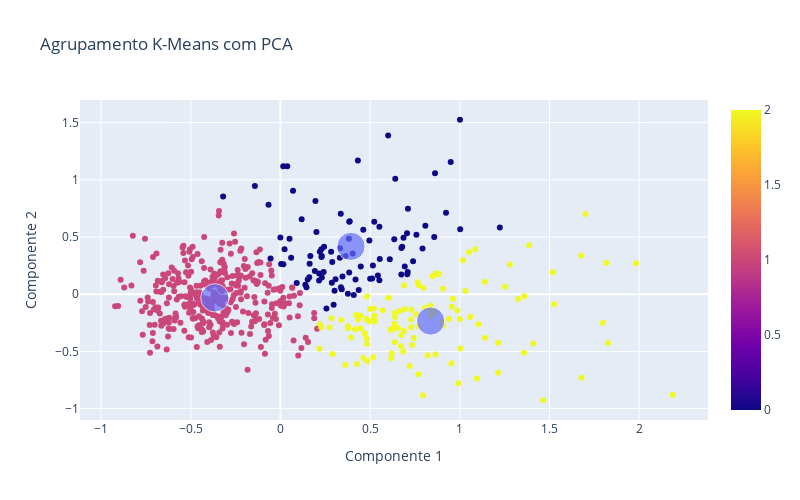

Notebook cell for this chart:
### Code cell
# Aplicar a análise de componentes principais (PCA) para reduzir a dimensionalidade
from sklearn.decomposition import PCA
pca = PCA(n_components = 2)
dados_pca = pca.fit_transform(x)

# Imprimir a variância explicada de cada componente principal
print(pca.explained_variance_ratio_)
print(pca.explained_variance_ratio_.sum())

# Aplicar o método Elbow nos dados reduzidos do PCA
print(elbow(dados_pca))

# Executar o algoritmo K-Means para agrupar os dados em 3 clusters
kmeans = KMeans(n_clusters=3,init="k-means++",random_state=0,max_iter = 500) #3 clusters
kmeans2 = kmeans.fit(dados_pca)

# Obter os centroides dos clusters e as etiquetas de agrupamento
centroides = kmeans2.cluster_centers_
agrupamento = kmeans2.labels_

# Plotar o gráfico de dispersão dos dados reduzidos do PCA com cores representando os clusters
import plotly.express as px
import plotly.graph_objects as go

graf1 = px.scatter(x=dados_pca[:,0], y=dados_pca[:,1], color=agrupamento)
graf2 = px.scatter(x=centroides[:,0], y=centroides[:,1], size = [15,15,15]) #size é o numero de cluster
graf3 = go.Figure(data = graf1.data + graf2.data)
graf3.update_layout(width=800,height=500,title_text='Agrupamento K-Means com PCA')
graf3.update_xaxes(title = 'Componente 1')
graf3.update_yaxes(title = 'Componente 2')

graf3.show()

### Figure 1 — Plotly figure (JSON) as saved in the notebook; plotly's stock layout.template omitted (floating-point values rounded to 4 significant figures; data arrays with more than 128 entries replaced by an {"elided": "..."} marker saying what was removed)
{"data": [{"hovertemplate": "x=%{x}<br>y=%{y}<br>color=%{marker.color}<extra></extra>", "legendgroup": "", "marker": {"color": {"elided": "569 int values"}, "coloraxis": "coloraxis", "symbol": "circle"}, "mode": "markers", "name": "", "orientation": "v", "showlegend": false, "type": "scatter", "x": {"elided": "569 float values"}, "xaxis": "x", "y": {"elided": "569 float values"}, "yaxis": "y"}, {"hovertemplate": "x=%{x}<br>y=%{y}<br>size=%{marker.size}<extra></extra>", "legendgroup": "", "marker": {"color": "#636efa", "size": [15, 15, 15], "sizemode": "area", "sizeref": 0.0375, "symbol": "circle"}, "mode": "markers", "name": "", "orientation": "v", "showlegend": false, "type": "scatter", "x": [0.3931, -0.3659, 0.8373], "xaxis": "x", "y": [0.4182, -0.03176, -0.2346], "yaxis": "y"}], "layout": {"height": 500, "title": {"text": "Agrupamento K-Means com PCA"}, "width": 800, "xaxis": {"title": {"text": "Componente 1"}}, "yaxis": {"title": {"text": "Componente 2"}}}}
